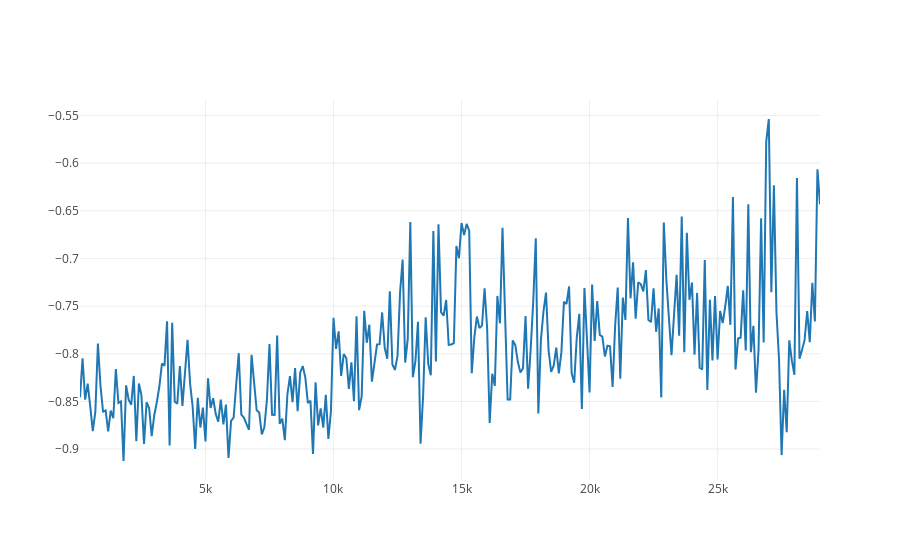

Notebook code for this chart:
### Code cell
step_df = pd.read_csv('training_model/step.csv')
score_df = pd.read_csv('training_model/score.csv')


line_step=go.Scatter(y=step_df['mean'], x=step_df['run'])
line_score=go.Scatter(y=score_df['mean'], x=score_df['run'])


data = [line_score]


iplot(data)

### Figure 1 — Plotly figure (JSON) as saved in the notebook; plotly's stock layout.template omitted (floating-point values rounded to 4 significant figures; data arrays with more than 128 entries replaced by an {"elided": "..."} marker saying what was removed)
{"data": [{"type": "scatter", "uid": "dfd6fa2a-f74d-424e-ad93-d664718529cb", "x": {"elided": "290 int values"}, "y": {"elided": "290 float values"}}], "layout": {}}
